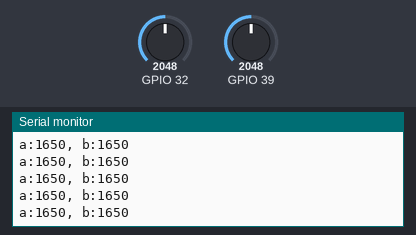
Bench run of a sketch on a simulated ESP32. Parts: the last lines printed to the serial monitor. The inputs (shaded band) are chosen by the test bench; at power-on: GPIO 39 = 2048, GPIO 32 = 2048.

Above: at 3.2 s.
3.3 s: GPIO 39 set to 2866
At 3.31 s:
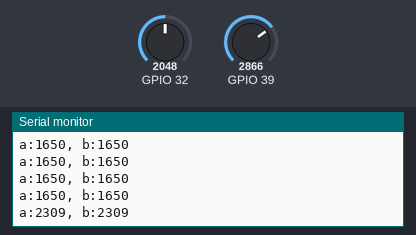
4.8 s: GPIO 39 set to 3603
At 4.82 s:
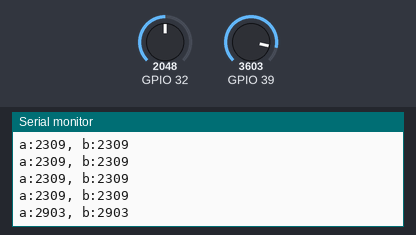
Timing chart, 0 to 7.8 s (numbered marks = the images above; inputs shaded):
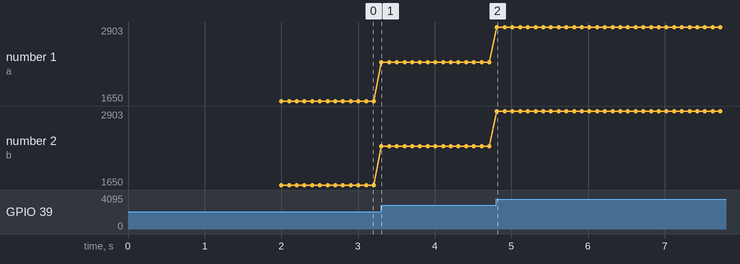

Measured:
- after the input at 3.3 s, the serial monitor: prints a new line at once (image 1)
- after the input at 4.8 s, the serial monitor: prints a new line at once (image 2)
- plotted number 1: 1650 → 2309 after the input at 3.3 s, 2309 → 2903 after the input at 4.8 s
- plotted number 2: 1650 → 2309 after the input at 3.3 s, 2309 → 2903 after the input at 4.8 s

The sketch:

EspAnalogSensor.ino
```cpp
#include <driver/adc.h>
#include "esp_adc_cal.h"

uint32_t voltage;
uint32_t voltage2;
static esp_adc_cal_characteristics_t adc1_value;


double convert = 0.764102564; // 1000*(3.126/4095);

void setup() {
  Serial.begin(115200);
  // put your setup code here, to run once:
  Serial.println("a");
  esp_adc_cal_characterize(ADC_UNIT_1, ADC_ATTEN_DB_12, ADC_WIDTH_BIT_12, 0, &adc1_value);
  // adc1_config_channel_atten(ADC1_CHANNEL_3, ADC_ATTEN_DB_12);
  Serial.println("v");
  delay(2000);


}

void loop() {
  // put your main code here, to run repeatedly:


  voltage = esp_adc_cal_raw_to_voltage(adc1_get_raw(ADC1_CHANNEL_3), &adc1_value);
  voltage2 = esp_adc_cal_raw_to_voltage(adc1_get_raw(ADC1_CHANNEL_4), &adc1_value);
  voltage2 = esp_adc_cal_raw_to_voltage(adc1_get_raw(ADC1_CHANNEL_3), &adc1_value);
  Serial.print("a:");
  Serial.print(voltage2);
  Serial.print(", b:");
  Serial.println(voltage);


  /*
  int rs = 0;
  for (int i = 0; i <3; i ++){
    delay (1);
    rs += adc1_get_raw (ADC1_CHANNEL_3);
  }
  rs = rs/3;
  Serial.print("adcValue: ");
  Serial.println(rs);
  Serial.print("ADCVolt: ");
  Serial.println(rs*convert);
  delay(200);
  */
  delay(100);
}
```
